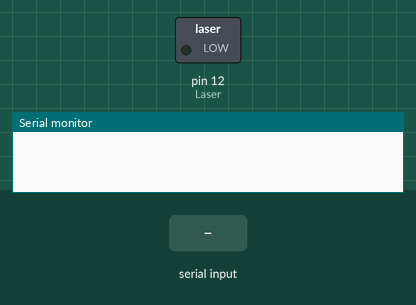
Recording of a sketch running on a simulated Arduino Uno, built with avr-gcc and run on an emulated ATmega328P. Parts: switched loads named in the sketch (green lamp = pin HIGH), the last lines printed to the serial monitor. The inputs (shaded band) are chosen by the test bench.

Above: at 1.2 s.
1.3 s: byte 30 received over Serial
At 1.85 s:
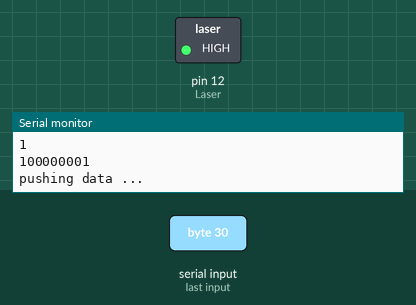
Timing chart, 0 to 4.3 s (numbered marks = the images above; inputs shaded):
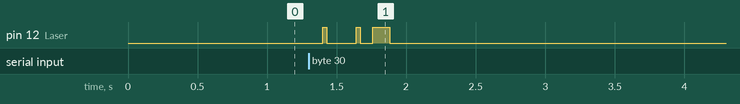

Measured:
- after the input at 1.3 s, pin 12 (Laser): goes HIGH 0.03 s, LOW 0.21 s, HIGH 0.03 s, LOW 0.09 s, HIGH 0.12 s, then LOW, starting after 0.10 s

The sketch:

Sender.ino
```cpp
#include "Laser_Tx.h"

//char data[20];

void setup() {
  pinMode(Laser, OUTPUT);
  Serial.begin(9600);
}

void loop() {

  if(Serial.available() > 0){
    getReady(Serial.available());
    pushData();
    }
  delay(200);
}
```

Laser_Tx.cpp
```cpp
#include "Laser_Tx.h"


void getReady(int startByte){
  Serial.println(startByte, DEC);
  bitWrite(startByte, 8, 1);
  for(int i=8; i >= 0; i--){
     digitalWrite(Laser, bitRead(startByte,i));
     Serial.print(bitRead(startByte,i), DEC);
     delay(SPEED);
  }
  Serial.print("\n");
}

void pushData(){
  Serial.println("pushing data ...");
  while(Serial.available() > 0){
      char Byte = Serial.read();
      for(int i=7; i >= 0; i--){
         digitalWrite(Laser, bitRead(Byte,i));
         //Serial.print(bitRead(Byte,i), DEC);
         delay(SPEED);
      }
  }
  Serial.println("end sneding.");
  digitalWrite(Laser,LOW);
}
```

Laser_Tx.h
```cpp
#ifndef LASER_TX_H
#define LASER_TX_H

#include <Arduino.h>

void getReady(int startByte);

void pushData();

#endif


#define Laser 12
#define SPEED 30
```
